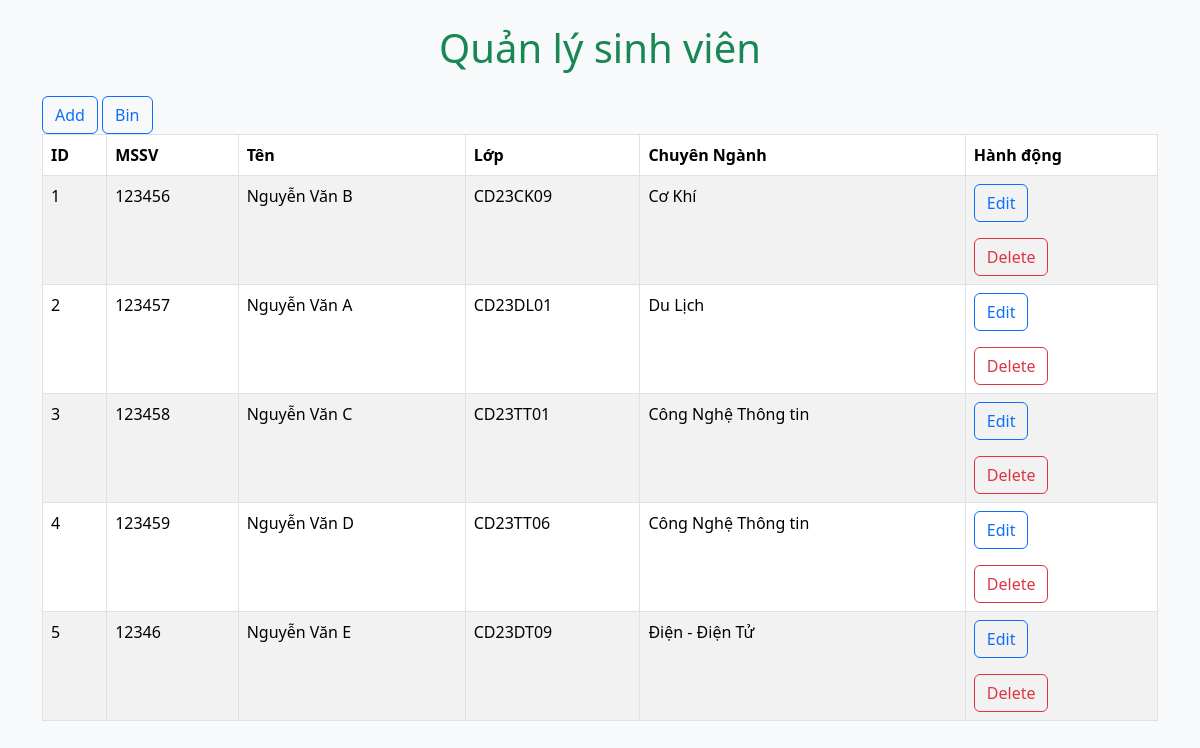
The page /admin/students/index.php on the database its author committed.
### tables this page shows
CREATE TABLE IF NOT EXISTS `students` (
  `id` int NOT NULL AUTO_INCREMENT,
  `mssv` varchar(255) NOT NULL,
  `name` varchar(255) NOT NULL,
  `class` varchar(255) NOT NULL,
  `majors` varchar(255) NOT NULL,
  `status` int NOT NULL DEFAULT '1',
  PRIMARY KEY (`id`)
);

### app/models/Student.php (called while the page is built, shortened)
<?php
class Student extends Database
{
    public function all()
    {
        $sql = parent::$connection->prepare("SELECT * FROM `students` WHERE `status` = 1");
        return parent::select($sql);
    }
}

### app/models/Database.php (called while the page is built, shortened)
<?php
class Database
{
    public function select($sql)
    {
        $sql->execute();
        return $sql->get_result()->fetch_all(MYSQLI_ASSOC);
    }
}

### admin/students/index.php (the view, shortened to what this page needs)
<?php
require_once '../../config/database.php';
$studentModel = new Student();
$students = $studentModel->all();
?>
<!DOCTYPE html>
<html lang="vi">
<head>
    <link href="https://cdn.jsdelivr.net/npm/bootstrap@5.3.3/dist/css/bootstrap.min.css" rel="stylesheet">
</head>
<body class="bg-light">
    <div class="container mt-4">
        <h1 class="text-center text-success mb-4">Quản lý sinh viên</h1>
        <a href="add.php" class="btn btn-outline-primary">Add</a>
        <a href="bin.php" class="btn btn-outline-primary">Bin</a>
        <table class="table table-striped table-bordered">
            <thead>
                <tr>
                    <th>ID</th>
                    <th>MSSV</th>
                    <th>Tên</th>
                    <th>Lớp</th>
                    <th>Chuyên Ngành</th>
                    <th>Hành động</th>
                </tr>
            </thead>
            <tbody>
                <?php foreach ($students as $student): ?>
                <tr>
                    <td><?php echo $student['id']; ?></td>
                    <td><?php echo $student['mssv']; ?></td>
                    <td><?php echo $student['name']; ?></td>
                    <td><?php echo $student['class']; ?></td>
                    <td><?php echo $student['majors']; ?></td>
                    <td>
                        <a href="edit.php?id=<?php echo $student['id'] ?>" class="btn btn-outline-primary">Edit</a>
                        <form action="index.php" method="post" onsubmit="return confirm('Xóa không?')">
                            <button type="submit" class="btn btn-outline-danger">Delete</button>
                        </form>
                    </td>
                </tr>
                <?php endforeach; ?>
            </tbody>
        </table>
    </div>
</body>
</html>

### rows shown on the page
students: id "1", mssv "123456", name "Nguyễn Văn B", class "CD23CK09", majors "Cơ Khí"
students: id "2", mssv "123457", name "Nguyễn Văn A", class "CD23DL01", majors "Du Lịch"
students: id "3", mssv "123458", name "Nguyễn Văn C", class "CD23TT01", majors "Công Nghệ Thông tin"
students: id "4", mssv "123459", name "Nguyễn Văn D", class "CD23TT06", majors "Công Nghệ Thông tin"
students: id "5", mssv "12346", name "Nguyễn Văn E", class "CD23DT09", majors "Điện - Điện Tử"
